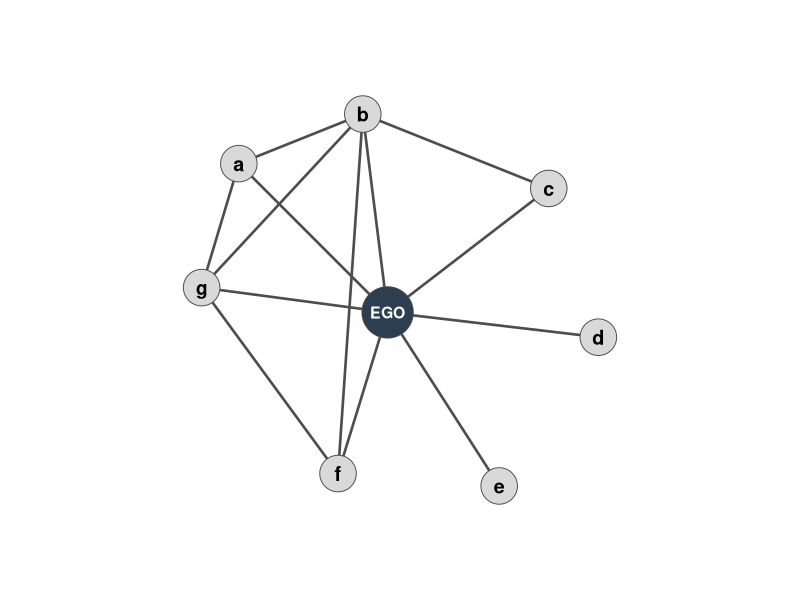
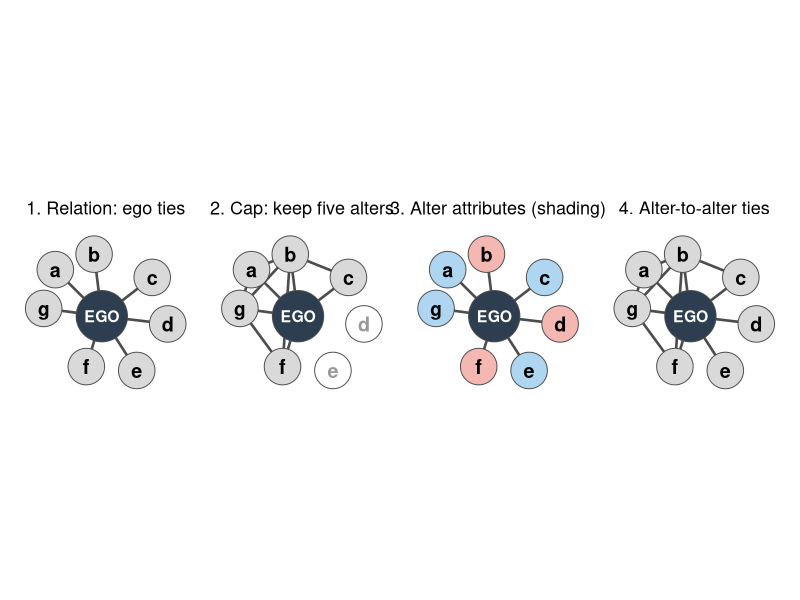
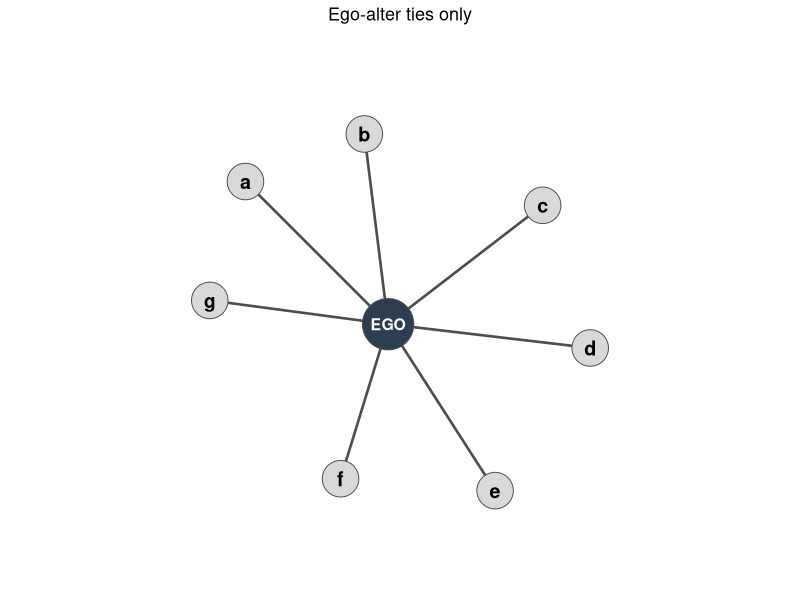
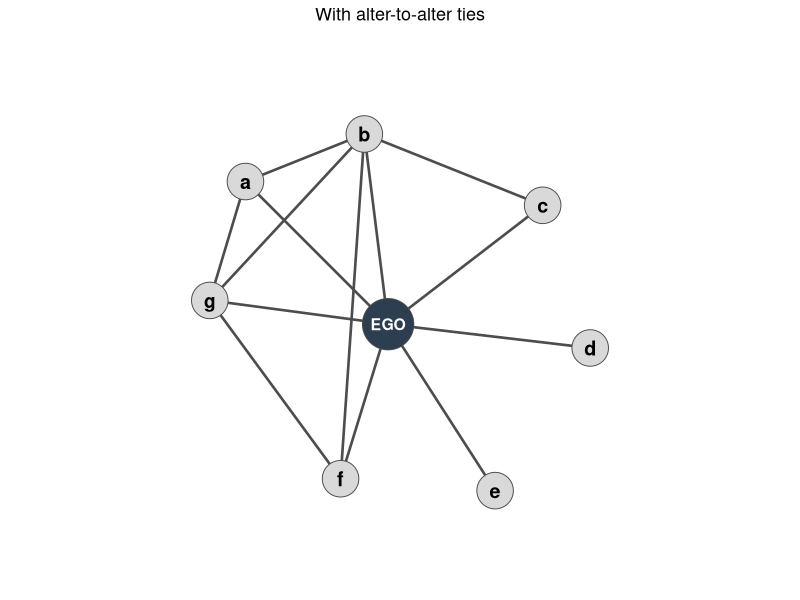
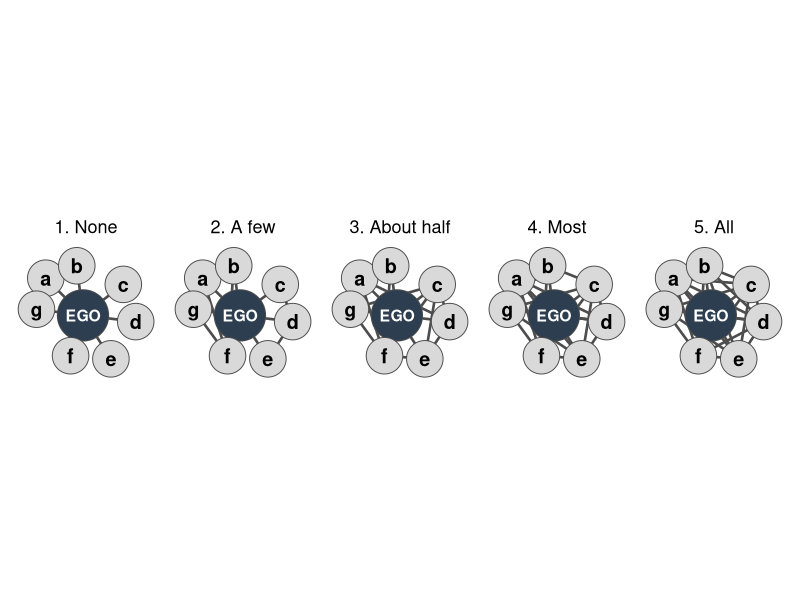
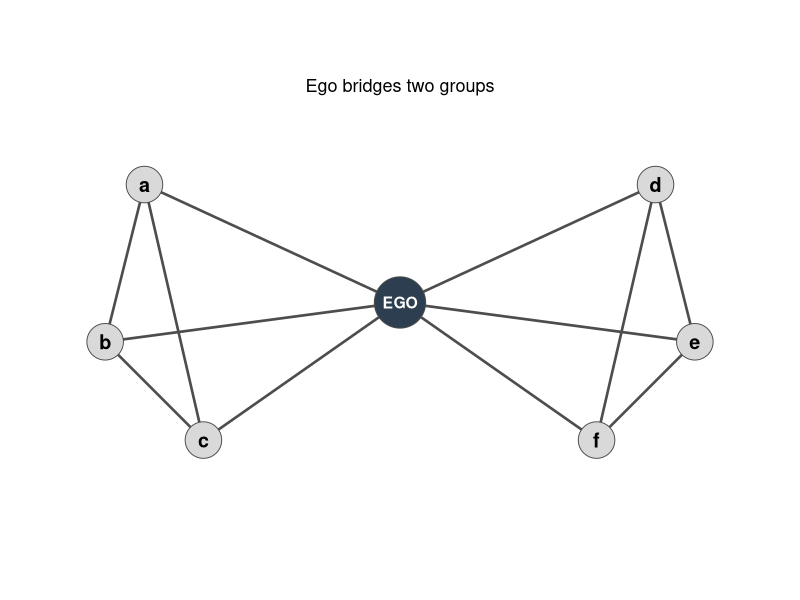

These figures' R source, in order:
## ---- chunk 1
#| include: false
library(ggplot2)
library(patchwork)
library(knitr)
library(kableExtra)

kbl <- function(df, ...) {
  kable(df, ...) |>
    kable_styling(font_size = 18, full_width = FALSE)
}

# Stylized ego network: ego at the origin, seven alters a-g.
nodes <- data.frame(
  id = c("EGO", "a", "b", "c", "d", "e", "f", "g"),
  x  = c(0, -1.2, -0.2, 1.3, 1.7, 0.9, -0.4, -1.5),
  y  = c(0, 1.2, 1.6, 1.0, -0.2, -1.4, -1.3, 0.2)
)
alter_ids <- nodes$id[-1]
ties_aa <- data.frame(
  from = c("a", "a", "b", "b", "b", "f"),
  to   = c("b", "g", "c", "f", "g", "g")
)

# Draws ego, alters, ego-alter ties, and the alter-alter ties among kept alters.
# Dropped alters appear as hollow nodes with no edges.
draw_net <- function(nd = nodes, aa = ties_aa, keep = nd$id[-1], fill = NULL) {
  alters <- nd$id[-1]
  if (is.null(fill)) fill <- setNames(rep("grey85", length(alters)), alters)
  aa <- aa[aa$from %in% keep & aa$to %in% keep, , drop = FALSE]
  el <- rbind(data.frame(from = "EGO", to = keep), aa)
  s  <- nd[match(el$from, nd$id), c("x", "y")]
  tg <- nd[match(el$to, nd$id), c("x", "y")]
  edges <- data.frame(x = s$x, y = s$y, xend = tg$x, yend = tg$y)
  dropped <- !(nd$id %in% c("EGO", keep))
  nd$pfill <- c("#2C3E50", unname(fill[alters]))
  nd$pfill[dropped] <- "white"
  nd$lab <- ifelse(dropped, "grey60", ifelse(nd$id == "EGO", "white", "black"))
  nd$psize <- ifelse(nd$id == "EGO", 17, 12)
  nd$tsize <- ifelse(nd$id == "EGO", 4, 5)
  ggplot() +
    geom_segment(data = edges, aes(x = x, y = y, xend = xend, yend = yend),
                 colour = "grey30", linewidth = 0.9) +
    geom_point(data = nd, aes(x = x, y = y, fill = pfill, size = psize),
               shape = 21, colour = "grey30") +
    geom_text(data = nd, aes(x = x, y = y, label = id, colour = lab, size = tsize),
              fontface = "bold") +
    scale_fill_identity() +
    scale_colour_identity() +
    scale_size_identity() +
    coord_equal(xlim = range(nd$x) + c(-0.7, 0.7),
                ylim = range(nd$y) + c(-0.7, 0.7)) +
    theme_void() +
    theme(plot.title = element_text(hjust = 0.5, size = 13))
}

bridge_nodes <- data.frame(
  id = c("EGO", "a", "b", "c", "d", "e", "f"),
  x  = c(0, -2.6, -3.0, -2.0, 2.6, 3.0, 2.0),
  y  = c(0, 1.2, -0.4, -1.4, 1.2, -0.4, -1.4)
)
bridge_ties <- data.frame(
  from = c("a", "a", "b", "d", "d", "e"),
  to   = c("b", "c", "c", "e", "f", "f")
)

# Position generator respondents (illustrative): one row per occupation on the list.
pg_jobs <- c("Lawyer", "Mechanic", "Teacher", "Police officer",
             "Nurse", "Accountant", "Farmer", "Engineer")
pg_A <- data.frame(
  job = pg_jobs,
  know = c(TRUE, FALSE, TRUE, FALSE, TRUE, TRUE, FALSE, TRUE),
  years = c(3, NA, 10, NA, 6, 2, NA, 1),
  relation = c("Relative", NA, "Acquaintance", NA, "Friend", "Co-worker", NA, "Friend"),
  closeness = c("Very close", NA, "Close", NA, "Very close", "Not close", NA, "Close")
)
pg_B <- data.frame(
  job = pg_jobs,
  know = c(FALSE, TRUE, FALSE, FALSE, FALSE, FALSE, TRUE, FALSE),
  years = c(NA, 20, NA, NA, NA, NA, 15, NA),
  relation = c(NA, "Relative", NA, NA, NA, NA, "Relative", NA),
  closeness = c(NA, "Very close", NA, NA, NA, NA, "Very close", NA)
)
pg_metrics <- function(d) {
  acc <- d[d$know, ]
  list(P = nrow(acc), J = nrow(d), types = sort(unique(acc$relation)),
       years = acc$years, ybar = mean(acc$years),
       n_close = sum(acc$closeness %in% c("Very close", "Close")))
}

# Resource generator respondents (illustrative): one row per resource-contact access.
rg_resources <- c("Repair a car or bike", "Own a car", "Play an instrument",
                  "Active in a political party", "Help move house", "Give financial advice")
rg_C <- data.frame(
  resource = c("Repair a car or bike", "Own a car", "Active in a political party",
               "Help move house", "Help move house", "Give financial advice"),
  contact = c("A1", "A2", "A3", "A1", "A4", "A4"),
  type = c("friend", "family", "acquaintance", "friend", "family", "family")
)
rg_C_self <- "Own a car"
rg_D <- data.frame(
  resource = c("Own a car", "Help move house", "Give financial advice"),
  contact = c("B1", "B1", "B1"),
  type = c("family", "family", "family")
)
rg_table <- function(d, self = character(0)) {
  data.frame(
    Resource = rg_resources,
    `Know anyone?` = ifelse(rg_resources %in% d$resource, "Yes", "No"),
    `Access through` = unname(sapply(rg_resources, function(r) {
      s <- d[d$resource == r, ]
      if (nrow(s) == 0) "" else paste0(s$contact, " (", s$type, ")", collapse = ", ")
    })),
    `And yourself?` = ifelse(rg_resources %in% self, "Yes", "No"),
    check.names = FALSE
  )
}
rg_metrics <- function(d) {
  list(R = length(unique(d$resource)), K = length(rg_resources),
       events = nrow(d), contacts = length(unique(d$contact)),
       types = sort(unique(d$type)), n_fam = sum(d$type == "family"))
}
## ---- chunk 2
#| fig-width: 4.6
#| fig-height: 4.2
#| fig-align: center
draw_net()
## ---- chunk 3
#| fig-width: 10.6
#| fig-height: 3.3
#| fig-align: center
p1 <- draw_net(aa = ties_aa[0, ]) +
  labs(title = "1. Relation: ego ties")
p2 <- draw_net(keep = c("a", "b", "c", "f", "g")) +
  labs(title = "2. Cap: keep five alters")
p3 <- draw_net(aa = ties_aa[0, ],
               fill = c(a = "#AED6F1", b = "#F5B7B1", c = "#AED6F1",
                        d = "#F5B7B1", e = "#AED6F1", f = "#F5B7B1",
                        g = "#AED6F1")) +
  labs(title = "3. Alter attributes (shading)")
p4 <- draw_net() +
  labs(title = "4. Alter-to-alter ties")
wrap_plots(p1, p2, p3, p4, nrow = 1)
## ---- chunk 4
#| fig-width: 5.0
#| fig-height: 3.6
#| fig-align: center
data.frame(
  Ego = c(101, 101, 101, 101, 102),
  Alter = c(2044, 2047, 2051, 2060, 2044),
  Wave = c(1, 1, 2, 2, 1)
) |>
  kbl(col.names = c("egoid", "alterid", "wave"))
## ---- chunk 5
data.frame(
  egoid = c(101, 101, 101, 102),
  alterid = c(2044, 2047, 2051, 2044),
  wave = c(1, 1, 1, 1)
) |> kbl()
## ---- chunk 6
data.frame(
  alterid1 = c(2044, 2044),
  alterid2 = c(2047, 2051),
  egoid = c(101, 101),
  wave = c(1, 1)
) |> kbl()
## ---- chunk 7
data.frame(
  Category = c(
    "Sociodemographic",
    "Relational",
    "Sentiment and affect",
    "Exchange and support",
    "Duration",
    "Similarity",
    "Other traits"
  ),
  Examples = c(
    "Sex, age, race, education, religion",
    "Family, friend, co-worker; contact frequency",
    "Closeness, trust, listing position",
    "Money, comfort, advice, support",
    "How long ego has known the alter",
    "Shared tastes, attitudes, activities",
    "Health, happiness, activity (NetHealth)"
  ),
  check.names = FALSE
) |>
  kable() |>
  kable_styling(font_size = 20, full_width = FALSE) |>
  column_spec(1, width = "16em", bold = TRUE) |>
  column_spec(2, width = "30em")
## ---- chunk 8
data.frame(
  Alter = c("A1", "A2", "A3", "A4"),
  Hiking = c("\u2713", "", "\u2713", "\u2713"),
  Cycling = c("\u2713", "\u2713", "", ""),
  Soccer = c("", "", "", "\u2713"),
  Gym = c("\u2713", "", "", "\u2713"),
  Swimming = c("", "\u2713", "\u2713", ""),
  Matches = c(3, 2, 2, 3)
) |> kbl(align = "lcccccc")
## ---- chunk 9
#| fig-width: 4.8
#| fig-height: 4.2
#| fig-align: center
draw_net(aa = ties_aa[0, ]) +
  labs(title = "Ego-alter ties only")
## ---- chunk 10
#| fig-width: 4.8
#| fig-height: 4.2
#| fig-align: center
draw_net() +
  labs(title = "With alter-to-alter ties")
## ---- chunk 11
data.frame(
  Job = c("Lawyer", "Mechanic", "Teacher", "Police officer"),
  `Know anyone?` = c("Yes", "No", "Yes", "No"),
  `Years known` = c(3, "", 10, ""),
  Relationship = c("Relative", "", "Acquaintance", ""),
  Closeness = c("Very close", "", "Close", ""),
  check.names = FALSE
) |> kbl(align = "lcccc")
## ---- chunk 12
pg_A |>
  transform(years = ifelse(is.na(years), "", years),
            relation = ifelse(is.na(relation), "", relation),
            closeness = ifelse(is.na(closeness), "", closeness),
            know = ifelse(know, "Yes", "No")) |>
  setNames(c("Occupation", "Know anyone?", "Years", "Relationship", "Closeness")) |>
  kbl(align = "lcccc")
## ---- chunk 13
m <- pg_metrics(pg_A)
data.frame(
  Metric = c("Positions accessed", "Relationship types", "Mean years known", "Share close"),
  Calculation = c(
    sprintf("%d of %d occupations", m$P, m$J),
    paste(tolower(m$types), collapse = ", "),
    sprintf("(%s) / %d", paste(m$years, collapse = " + "), m$P),
    sprintf("%d of %d accessed positions are very close or close", m$n_close, m$P)
  ),
  Value = c(
    sprintf("%d (%.1f%%)", m$P, 100 * m$P / m$J),
    as.character(length(m$types)),
    sprintf("%.1f", m$ybar),
    sprintf("%.0f%%", 100 * m$n_close / m$P)
  ),
  check.names = FALSE
) |> kbl(align = "lll")
## ---- chunk 14
mA <- pg_metrics(pg_A)
mB <- pg_metrics(pg_B)
vals <- function(x) c(
  sprintf("%d", x$P),
  sprintf("%.1f%%", 100 * x$P / x$J),
  sprintf("%d", length(x$types)),
  sprintf("%.1f", x$ybar),
  sprintf("%.0f%%", 100 * x$n_close / x$P)
)
data.frame(
  Metric = c("Positions accessed", "Share of list", "Relationship types",
             "Mean years known", "Share close"),
  `Respondent A` = vals(mA),
  `Respondent B` = vals(mB),
  check.names = FALSE
) |> kbl(align = "lcc")
## ---- chunk 15
data.frame(
  `Do you know anyone who...` = c(
    "Can repair a car or bike",
    "Owns a car",
    "Can play an instrument",
    "Is active in a political party"
  ),
  `Yes` = c("\u2713", "\u2713", "", "\u2713"),
  `Access: acquaintance` = c("", "", "", "\u2713"),
  `Access: friend` = c("\u2713", "", "", ""),
  `Access: family` = c("", "\u2713", "", ""),
  `And yourself?` = c("", "\u2713", "", ""),
  check.names = FALSE
) |> kbl(align = "lcccccc")
## ---- chunk 16
rg_table(rg_C, rg_C_self) |> kbl(align = "lccc")
## ---- chunk 17
mC <- rg_metrics(rg_C)
data.frame(
  Metric = c("Resources accessed", "Contacts used", "Access events",
             "Relation types", "Share through family", "Events per contact"),
  Calculation = c(
    sprintf("%d of %d resources through alters", mC$R, mC$K),
    "distinct contacts named in access",
    "one row per resource-contact pair",
    "distinct relation types among contacts",
    sprintf("%d of %d events are family", mC$n_fam, mC$events),
    sprintf("%d events / %d contacts", mC$events, mC$contacts)
  ),
  Value = c(
    sprintf("%d (%.1f%%)", mC$R, 100 * mC$R / mC$K),
    as.character(mC$contacts),
    as.character(mC$events),
    as.character(length(mC$types)),
    sprintf("%.0f%%", 100 * mC$n_fam / mC$events),
    sprintf("%.1f", mC$events / mC$contacts)
  ),
  check.names = FALSE
) |> kbl(align = "lll")
## ---- chunk 18
mD <- rg_metrics(rg_D)
rg_vals <- function(x) c(
  sprintf("%d (%.1f%%)", x$R, 100 * x$R / x$K),
  as.character(x$contacts),
  as.character(length(x$types)),
  sprintf("%.0f%%", 100 * x$n_fam / x$events),
  sprintf("%.1f", x$events / x$contacts)
)
data.frame(
  Metric = c("Resources accessed", "Contacts used", "Relation types",
             "Share through family", "Events per contact"),
  `Respondent C` = rg_vals(mC),
  `Respondent D` = rg_vals(mD),
  check.names = FALSE
) |> kbl(align = "lcc")
## ---- chunk 19
#| fig-width: 10.6
#| fig-height: 3.0
#| fig-align: center
set.seed(3719)
pairs <- t(combn(alter_ids, 2))
ord <- pairs[sample(nrow(pairs)), ]
density_titles <- c("1. None", "2. A few", "3. About half", "4. Most", "5. All")
density_counts <- c(0, 5, 10, 16, 21)
density_panels <- Map(function(k, ttl) {
  aa_k <- data.frame(from = ord[seq_len(k), 1], to = ord[seq_len(k), 2])
  draw_net(aa = aa_k) + labs(title = ttl)
}, density_counts, density_titles)
wrap_plots(density_panels, nrow = 1)
## ---- chunk 20
#| fig-width: 6.0
#| fig-height: 4.6
#| fig-align: center
draw_net(nd = bridge_nodes, aa = bridge_ties,
         keep = c("a", "b", "c", "d", "e", "f")) +
  labs(title = "Ego bridges two groups")
## ---- chunk 21
data.frame(
  Rating = 1:5,
  Meaning = c(
    "I do not occupy any bridging positions",
    "",
    "",
    "",
    "I occupy many bridging positions"
  )
) |> kbl(align = "cl")
## ---- chunk 22
data.frame(
  Rating = 1:5,
  Meaning = c(
    "I have moved more toward the periphery of the network",
    "",
    "My position in the network has remained about the same",
    "",
    "I have moved more toward the center of the network"
  )
) |> kbl(align = "cl")
## ---- chunk 23
data.frame(
  Approach = c("Name generator and interpreter", "Position generator",
               "Resource generator", "Visual network scales",
               "Cognitive social structures"),
  Elicits = c(
    "Named alters and their traits",
    "Access to occupations",
    "Access to resources, and through whom",
    "Perceived network position",
    "Perceived ties among others (see chapter 29)"
  ),
  `Typical use` = c(
    "Core ego networks; NetHealth",
    "Social capital",
    "Social capital and support",
    "Perceptions of openness and centrality",
    "Perceived structure beyond direct ties"
  ),
  check.names = FALSE
) |>
  kable() |>
  kable_styling(font_size = 20, full_width = FALSE) |>
  column_spec(1, width = "18em", bold = TRUE) |>
  column_spec(2, width = "44em")
